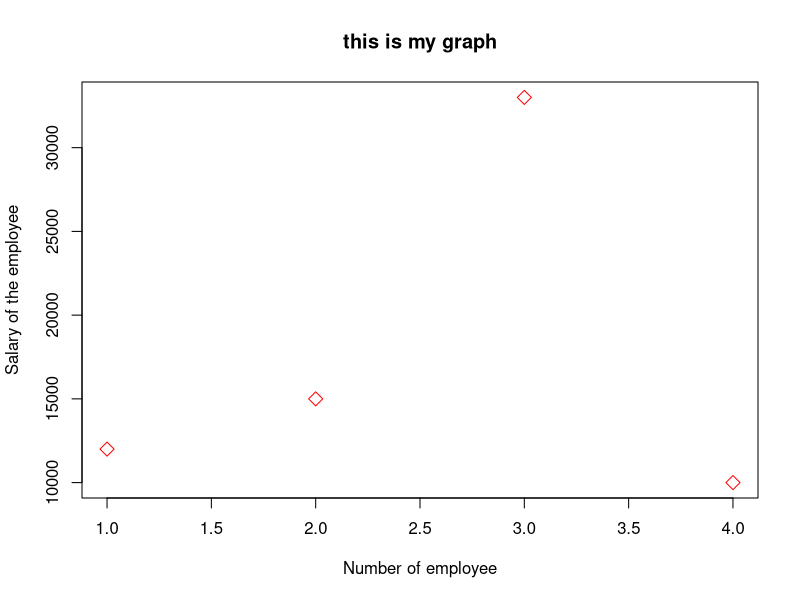

Recreate this plot in R.
x=c(12000,15000,33000,10000)
y=c(1,2,3,4)
plot(y,x,main="this is my graph",xlab="Number of employee",ylab="Salary of the employee",col="red",cex=1.5,pch=23)